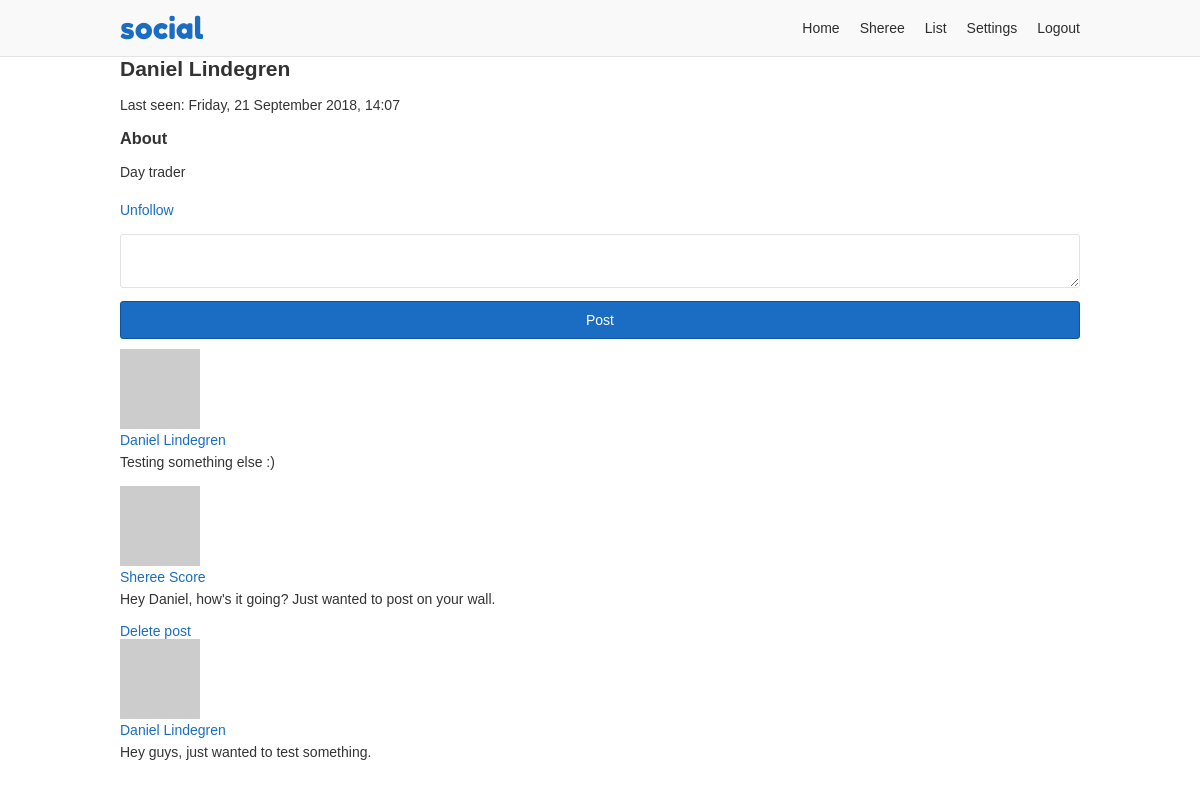
Before: /onosendi (signed in) with the older database file.
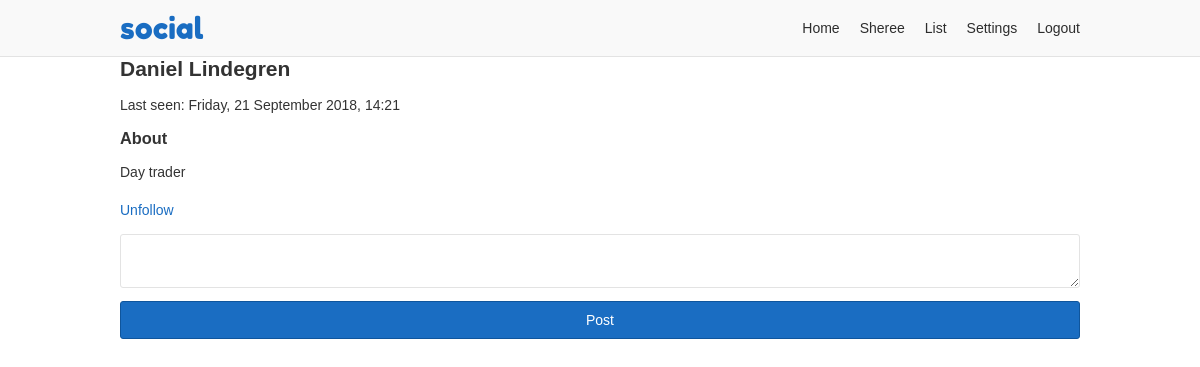
After: the same page with the newer database file.
### app/users/models/user.py (models this page shows, shortened)
class User(UserMixin, db.Model, BaseModel):
    id = db.Column(db.Integer, primary_key=True)
    username = db.Column(db.String(35), nullable=False, unique=True)
    email = db.Column(db.String(255), nullable=False, unique=True)
    password = db.Column(db.String(128), nullable=False)
    first_name = db.Column(db.String(35), nullable=False)
    last_name = db.Column(db.String(35), nullable=False)
    about_me = db.Column(db.Text)
    last_seen = db.Column(db.DateTime, default=datetime.utcnow)
    posts_per_page = db.Column(db.Integer, default=10, nullable=False)
    full_name = column_property(first_name + " " + last_name)
    followed = db.relationship(
        'User',
        secondary=followers,
        primaryjoin=(followers.c.follower_id == id),
        secondaryjoin=(followers.c.followed_id == id),
        backref=db.backref('followers', lazy='dynamic'),
        lazy='dynamic')
    post_author = db.relationship(
        'Post',
        foreign_keys='Post.author_id',
        backref='author', lazy='dynamic')
    post_recipient = db.relationship(
        'Post',
        foreign_keys='Post.recipient_id',
        backref='recipient', lazy='dynamic')
    def is_following(self, user):
        return self.followed.filter(
            followers.c.followed_id == user.id).count() > 0
    def avatar(self, size):
        digest = md5(self.email.lower().encode('utf-8')).hexdigest()
        return 'https://www.gravatar.com/avatar/{}?d=identicon&s={}'.format(
            digest, size)

### app/users/models/post.py (models this page shows, shortened)
class Post(db.Model, BaseModel):
    id = db.Column(db.Integer, primary_key=True)
    body = db.Column(db.Text)
    author_id = db.Column(db.Integer, db.ForeignKey('user.id'))
    recipient_id = db.Column(db.Integer, db.ForeignKey('user.id'))

### app/users/views.py (the view)
@users.route('/<username>', methods=['GET', 'POST'])
@login_required
def profile(username):
    user = User.query.filter_by(username=username).first_or_404()
    form = PostForm()
    if form.validate_on_submit():
        post = Post(body=form.body.data, author=current_user,
                    recipient=user)
        post.commit()
        flash('Your post is now live!')
        return redirect(url_for('users.profile', username=username))
    page = request.args.get('page', 1, type=int)
    posts = user.post_recipient.filter(Post.active == True).\
        order_by(Post.created.desc()).paginate(
            page, current_user.posts_per_page, False)
    return render_template('users/profile.html', user=user, posts=posts,
                           form=form)

### app/users/forms.py
class PostForm(FlaskForm):
    body = TextAreaField('Say something', validators=[DataRequired()])
    submit = SubmitField('Post')

### app/models.py (called while the page is built)
    def commit(self):
        try:
            db.session.add(self)
            db.session.commit()
            return self
        except Exception as E:
            db.session.rollback()
            raise E

### app/users/models/user.py (called while the page is built)
@login.user_loader
def load_user(id):
    return User.query.get(int(id))

### app/users/views.py (called while the page is built)
@users.before_request
def before_request():
    if current_user.is_authenticated:
        current_user.last_seen = datetime.utcnow()
        current_user.commit()

### app/templates/users/profile.html (shortened to what this page needs)
{% extends "/base.html" %}
{% block content %}
<h2>{{ user.full_name }}</h2>
{%- if user.last_seen %}
<p>Last seen: {{ moment(user.last_seen).format('dddd, D MMMM YYYY, H:mm') }}</p>
{%- endif %}
<h3>About</h3>
<p>{{ user.about_me }}</p>
{%- if current_user != user %}
<p>
  {%- if current_user.is_following(user) %}
  <a href="{{ url_for('users.user_action', username=user.username, action='unfollow') }}">Unfollow</a>
  {%- else %}
  <a href="{{ url_for('users.user_action', username=user.username, action='follow') }}">Follow</a>
  {%- endif %}
</p>
{%- endif %}
{%- if current_user != user %}
<form method="post" novalidate>
  <div>
    {{ form.body }}
  </div>
  <div>
    {{ form.submit }}
  </div>
</form>
{%- endif %}
{%- for post in posts.items %}
{% include "/users/_post.html" %}
{%- endfor %}
{%- if posts.pages > 1 %}
{%- from "/_macros.html" import render_pagination %}
{%- endif %}
{% endblock %}

### app/templates/users/_post.html
      <div>
        <div>
          <img src="{{ post.author.avatar(60) }}">
        </div>
        <div>
          <a href="{{ url_for('users.profile', username=post.author.username) }}">{{ post.author.full_name }}</a>
          <p>{{ post.body }}</p>
        </div>
        {%- if current_user == post.author or post.recipient_id == current_user.id %}
        <div>
          <a href="{{ url_for('users.user_action', username=post.author.username, action='delete-post', post_id=post.id) }}">Delete post</a>
        </div>
        {%- endif %}
      </div>

Changed rows visible on the page:
no longer on this page (row edited): Post: author.full_name "Daniel Lindegren", body "Testing something else :)"
no longer on this page (row edited): Post: author.full_name "Sheree Score", body "Hey Daniel, how's it going? Just wanted to post on your wall."
no longer on this page (row edited): Post: author.full_name "Daniel Lindegren", body "Hey guys, just wanted to test something."
changed User "Day trader": last_seen "Friday, 21 September 2018, 14:07" → "Friday, 21 September 2018, 14:21"
